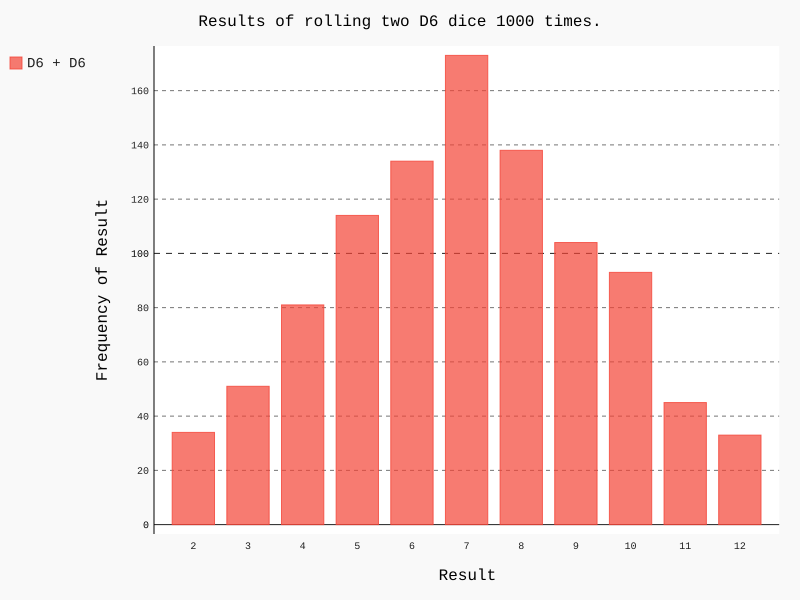

Generate this figure with Python:
import pygal

from die import Die


# 创建两个D6骰子
die_1 = Die()
die_2 = Die()

# 掷骰子多次，结果存列表
results = []
for roll_num in range(1000):
    result = die_1.roll() + die_2.roll()
    results.append(result)

# 分析结果
frequencies = []
max_result = die_1.num_sides + die_2.num_sides
for value in range(2, max_result+1):
    frequency = results.count(value)
    frequencies.append(frequency)

# 可视化结果
hist = pygal.Bar()

hist.title = "Results of rolling two D6 dice 1000 times."
hist.x_labels = ['2', '3', '4', '5', '6', '7', '8', '9', '10', '11', '12']
hist.x_title = "Result"
hist.y_title = "Frequency of Result"

hist.add('D6 + D6', frequencies)
hist.render_to_file('dice_visual.svg')
